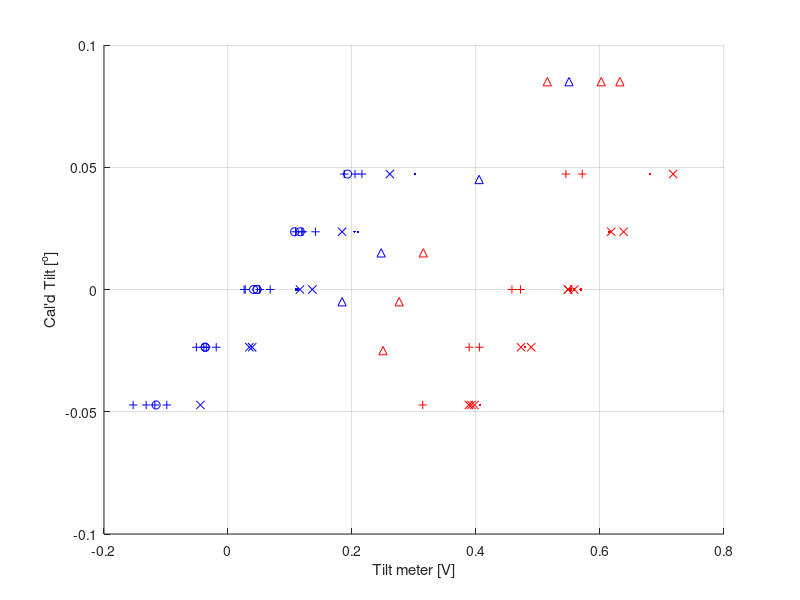

Here is the MATLAB script that generated this plot: (Note: this script raises an error after producing the figure.)
%% Tilt Cals


clc
%close all
figure(5)
clf; hold on;
level_cal = 85/3600.; % degrees per tick

rps_tilt_cals_all = {};
isaac_tilt_cals_all = {};

% First cal, indoors
rps_tilt_ticks = [0 1 2 1 0 0];
rps_tilt_meter = [0.113 0.210 0.302 0.204 0.111 0.110]; % in Volts
rps_tilt_cal = polyfit(rps_tilt_meter,level_cal*rps_tilt_ticks,1);
fprintf('RPS 03 Dec 2021: %f deg/V %+0.2fdeg\n', rps_tilt_cal(1),rps_tilt_cal(2))
plot(rps_tilt_meter,level_cal*rps_tilt_ticks,'b.')


rps_tilt_ticks = [0 2 1 0 -1 -2 -1];
rps_tilt_meter = [0.1360 0.2610 0.1840 0.1160 0.0345 -0.0445 0.0390];
rps_tilt_cal = polyfit(rps_tilt_meter,level_cal*rps_tilt_ticks,1);
fprintf('RPS 16 Dec 2021: %f deg/V %+0.2fdeg\n', rps_tilt_cal(1),rps_tilt_cal(2))
plot(rps_tilt_meter,level_cal*rps_tilt_ticks,'bx')

isaac_tilt_ticks = [0 2 0 1 -1 -2 0];
isaac_tilt_meter = [0.553 0.681 0.558 0.615 0.479 0.407 0.569]+0*(0.644-0.553); % in Volts
isaac_tilt_cal = polyfit(isaac_tilt_meter,level_cal*isaac_tilt_ticks,1);
fprintf('ISAAC 9 Dec 2021: %f deg/V %+0.2fdeg\n', isaac_tilt_cal(1),isaac_tilt_cal(2))
plot(isaac_tilt_meter,level_cal*isaac_tilt_ticks,'r.')
isaac_tilt_ticks = [0 -1 -2 -2 -2 -1 0 1 2 1 0];
isaac_tilt_meter = [0.5585 0.4890 0.3885 0.3925 0.3975 0.4725 0.5485 0.6180 0.7180 0.6380 0.5485];
isaac_tilt_cal = polyfit(isaac_tilt_meter,level_cal*isaac_tilt_ticks,1);
fprintf('ISAAC 16 Dec 2021: %f deg/V %+0.2fdeg\n', isaac_tilt_cal(1),isaac_tilt_cal(2))
plot(isaac_tilt_meter,level_cal*isaac_tilt_ticks,'rx')

rps_tilt_cals_all{end+1} = rps_tilt_cal;
isaac_tilt_cals_all{end+1} = isaac_tilt_cal;

% RPS - outdoor
inc_tilt_meter = [0.247,0.405,0.550,0.184];
inc_readout = [-0.04 -0.01 +0.03 -0.06]+0.055;
rps_tilt_cal = polyfit(inc_tilt_meter,inc_readout,1);
fprintf('RPS 24 Dec 2021: %f deg/V %+0.2fdeg\n', rps_tilt_cal(1),rps_tilt_cal(2))
plot(inc_tilt_meter,inc_readout,'b^')

% isaac
inc_tilt_meter = [0.602,0.276,0.250,0.632,0.315,0.515];
inc_readout = -1*[-0.03 +0.06 +0.08 -0.03 +0.04 -0.03]+0.055;
isaac_tilt_cal = polyfit(inc_tilt_meter,inc_readout,1);
fprintf('ISAAC 24 Dec 2021: %f deg/V %+0.2fdeg\n', isaac_tilt_cal(1),isaac_tilt_cal(2))
plot(inc_tilt_meter,inc_readout,'r^')
xlabel('Tilt meter [V]')
ylabel('Cal''d Tilt [^o]')
grid on
%legend()

rps_tilt_cals_all{end+1} = rps_tilt_cal;
isaac_tilt_cals_all{end+1} = isaac_tilt_cal;

% Jun 21 RPS Cal?
rps_tilt_ticks = [0 -1 -2 -1 0 1 2 1 0];
rps_tilt_meter = [0.0413 -0.0368 -0.1160 -0.0368 0.0467 0.1074 0.1929 0.1166 0.04684];
rps_tilt_cal = polyfit(rps_tilt_meter,level_cal*rps_tilt_ticks,1);
fprintf('RPS 21 Jun 2022: %f deg/V %+0.2fdeg\n', rps_tilt_cal(1),rps_tilt_cal(2))
plot(rps_tilt_meter,level_cal*rps_tilt_ticks,'bo')
grid on
%rps_tilt_cals_all{end+1} = rps_tilt_cal;

%clf; hold on;
% Jun 25 calibrations
isaac_tilt_ticks = [0 -1 -2 -1 0 2 2];
isaac_tilt_meter = [0.4718 0.4054 0.314 0.389 0.458 0.545 0.5714];
isaac_inc_readout = [-0.05 -0.04 -0.09 -0.06 -0.03 0.01 0.01];
isaac_tilt_cal = polyfit(isaac_tilt_meter,level_cal*isaac_tilt_ticks,1);
fprintf('ISAAC 25 Jun 2022: %f deg/V %+0.2fdeg\n', isaac_tilt_cal(1),isaac_tilt_cal(2))
plot(isaac_tilt_meter,level_cal*isaac_tilt_ticks,'r+')

rps_tilt_ticks = [0 1 2 1 0 -1 -2 -2 -1 0 0 -2 -2 -1 -1 1 1 2 2];
rps_tilt_meter = [0.0278 0.119 0.2049 0.1208 0.051 -0.039 -0.118 -0.153 -0.035 0.068 0.026 -0.0987 -0.132 -0.051 -0.019 0.109 0.141 0.1875 0.216];
rps_inc_readout = [-0.02 -0.01 +0.02 -0.02 -0.05 -0.06 -0.09 -0.09 -0.07 -0.02 -0.02 -0.1 -0.1 -0.06 -0.07];
rps_tilt_cal = polyfit(rps_tilt_meter,level_cal*rps_tilt_ticks,1);
fprintf('RPS 25 Jun 2022: %f deg/V %+0.2fdeg\n', rps_tilt_cal(1),rps_tilt_cal(2))
plot(rps_tilt_meter,level_cal*rps_tilt_ticks,'b+')
grid on
rps_tilt_cals_all{end+1} = rps_tilt_cal;
isaac_tilt_cals_all{end+1} = isaac_tilt_cal;


%
%clc
addpath('z:/pipeline/beammap/')
gitdir = fullfile('C:','Users','James','Documents','');
%figdir = fullfile(gitdir,'GitHub','postings','2021mmdd_isaac_test','figs');
figdir = fullfile(gitdir,'GitHub','postings','2023mmdd_isaac_data','figs');
direct = fullfile(gitdir,'GitHub','rps_cal','data','');
prefix = {...
    'isaac_cal_1_with_home_';... %0dB
    'isaac_cal_1_no_home_';... %0dB
    'isaac_cal_2_';... %-30dB
    'isaac_cal_3_';... %-45dB
    'isaac_cal_4_';... %-55dB
    'isaac_cal_1_new_home';... % New homing, Indoor
    'isaac_cal_5_no_home';... % No Homing, Indoor
    'isaac_cal_6_no_home';... % placed outside
    'isaac_cal_7_no_home';... % Moved to same level
    'isaac_cal_8_no_home';... % outside relevel
    'isaac_cal_9_no_home';... % Outside after grid check
    'isaac_cal_10_no_home';... % Homed the RPS. Checking again.
    'isaac_cal_2_with_home';... % Cal with constant homing
    'isaac_cal_3_with_home';... % After bringing it back down and fixing recessed pin.
    'isaac_cal_4_with_home_indoor';... % Indoor test again
    'isaac_cal_5_with_home_indoor';... % Indoor test after installing heater
    'isaac_cal_6_with_home_indoor';... % Indoor test because I'm paranoid
    'isaac_cal_7_with_home_indoor';... % Another indoor test because everything is still shitty.
    'isaac_cal_8_with_home_indoor';... % Added a 'fine' homing switch to the stepper motor. Skip this one.
    'isaac_cal_1_fine_home_check';... % Edited the homing to avoid intermittent homing position.
    'isaac_cal_2_fine_home_check';... % Checking if I'm an idiot...
    'isaac_cal_1_fine_home_check_outdoor';... % Outdoor Check!
    'isaac_cal_1_fine_home_check_outdoor_post';... % Outdoor Check, post obs
    'isaac_cal_1_fine_home_check_indoor_post';... % Indoor Check, post obs
    'isaac_cal_2_fine_home_check_indoor_post';... % Indoor Check, post obs, ISAAC refrozen
    'isaac_cal_3_fine_home_check_indoor_post';... % Indoor Check, post obs, RPS refrozen
    'isaac_cal_jig_nonhome_1';... % RPS jig check 25 Jun 2022 @ 20"
    'isaac_cal_jig_nonhome_2';... % RPS jig check 25 Jun 2022 @ 40"
    'isaac_cal_jig_nonhome_3';... % RPS jig check 28 Jun 2022 @ 40" no changes
    'isaac_cal_jig_nonhome_4';... % RPS jig check 28 Jun 2022 @ 40", changed tilt
    'isaac_cal_jig_nonhome_5';... % RPS jig check 28 Jun 2022 @ 40", back to orig. tilt
    'isaac_cal_jig_nonhome_6';... % RPS jig check 28 Jun 2022 @ 20",
    'isaac_cal_jig_nonhome_7';... % RPS jig check 28 Jun 2022 @ 20", repeat of previous
    'isaac_cal_jig_nonhome_8';... % RPS jig check 29 Jun 2022 @ 20", This was actually homed!
    'isaac_cal_jig_withhome_2';... % 30 Jun 2022 @ 20"; homed. Repeat of last
    'isaac_cal_jig_withhome_3';... % 30 Jun 2022 @ 20"; homed. Repeat of last
    'isaac_cal_jig_latmove_1in_1';... %30 Jun 2022 @ 20"; homed. Offset 1in.
    'isaac_cal_jig_withhome_4';... % 29 Jul 2022 @ 37"; homed.
    'isaac_cal_jig_withhome_5';... % 31 Jul 2022 @ 37"; homed. Repeat of last
    'isaac_cal_jig_withhome_6';... % 31 Jul 2022 @ 37"; homed. Zeroed RPS to -0.03
    'isaac_cal_jig_withhome_7';... % 31 Jul 2022 @ 37"; homed. Zeroed ISAAC
    'isaac_cal_jig_withhome_8';... % 31 Jul 2022 @ 37"; homed. Added baffling.
    'isaac_cal_jig_offsets_1';... 28 Jul 2022 @ 40; homed. Ella moving around at 40"
    };

labs = {...;
    '0dB Attenuation, With Homing';...
    '0dB Attenuation, No Homing';...
    '30dB Attenuation, No Homing';...
    '45dB Attenuation, No Homing';...
    '55dB Attenuation, No Homing';...
    'Indoor test with grids, with homing';...
    'Indoor test with grids, No homing';...
    'Outdoor test, No homing';... 8
    'Outdoor test, Same platform, No Homing';...
    'Outdoor test, Same platform, Releveled';... 10
    'Outdoor test, After ISAAC grid check';...
    'Outdoor test, Homed RPS once';... 12
    'Outdoor test, Homed RPS every scan';...
    'Outdoor test, Homed RPS every scan';... 14
    'Indoor Test, Homed RPS every scan';...
    'Indoor Test, Homed RPS every scan, with stage heater';...16
    'Indoor Test, Homed RPS every scan, with stage heater';...
    'Indoor Test, Homed RPS every scan, with stage heater';...%18
    'Indoor Test, Added Fine Homing Switch';...
    'Indoor Test, Added Fine Homing Switch, Wrong Homing Position';...
    'Indoor Test, Added Fine Homing Switch';...%21
    'Outdoor Test, Pre RPS Observation, Homed Every Scan';...
    'Outdoor Test, Post RPS Observation, Homed Every Scan';...
    'Indoor Test, Post RPS Observation';... % 24
    'Indoor Test, Post RPS Observation, ISAAC Refrozen';...
    'Indoor Test, Post RPS Observation, RPS Refrozen';...
    'On Alignment Jig, No Homing, Dist = 20"';... % 27
    'On Alignment Jig, No Homing, Dist = 40"';...
    'On Alignment Jig, No Homing, Dist = 40"';...
    'On Alignment Jig, No Homing, Dist = 40", Tilt -0.2';... %30
    'On Alignment Jig, No Homing, Dist = 40", Tilt -0.4';... %31
    'On Alignment Jig, No Homing, Dist = 20"';... % 32
    'On Alignment Jig, No Homing, Dist = 20", repeat';...
    'On Alignment Jig, Homing, Dist = 20"';...
    'On Alignment Jig, Homing, Dist = 20"';... % 35
    'On Alignment Jig, Homing, Dist = 20"';... % 36
    'On Alignment Jig, Homing, Dist = 20", offset 1"';... % 37
    'On Alignment Jig, Homing, Dist = 37"';... % 38
    'On Alignment Jig, Homing, Dist = 37", repeat';... % 39
    'On Alignment Jig, Homing, Dist = 37", zeroed RPS';... % 40
    'On Alignment Jig, Homing, Dist = 37", zeroed isaac';... % 41
    'On Alignment Jig, Homing, Dist = 37", added baffling';... % 42
    'On Alignment Jig, Homing, Dist = 40", offsets';... % 43
    };
if ~exist('meanguess','var')
    meanguess = 0;
end

fd = struct();
flds = {'schnum','rownum','phi','eps','N1','N2','A','time','tilt','istilt','temp','istemp','istilttemp','wgt','fitind','phi_isaac','obsnum'};
vals = {'prefind','di','parm(1)','parm(2)','parm(3)','parm(4)','parm(5)','nanmean(TIME)',...
    'nanmean(T)','nanmean(T2)','nanmean(TEMP)','nanmean(ISTEMP)','nanmean(ISTILTTEMP)','wgtind','fitind','nanmean(a_isaac)','obsnum'};
for fldind = 1:length(flds)
    fd.(flds{fldind}) = [];
end

reses = {};
angs = {};

thresh = 0.7;
weighttitles = {'Uniform',sprintf('Amp<%0.1f',thresh),'1/Amp'};
weightnames = {'uniform','threshold','one_on_r'};

fitnames = {'fmin','lsq','complex'};
plotmodcurve = 0;
obsnum = 1;
dists = [ones(1,27), 20*0.0254, ones(1,3)*40*0.0254,ones(1,5)*20*0.0254,ones(1,5)*37*0.0254];
for prefind = [12:15, 20:42]%20:42

    if ismember(prefind,[1:18])
        rpscal = rps_tilt_cals_all{end-2};
        isaaccal = isaac_tilt_cals_all{end-2};
    elseif ismember(prefind,[19:21 24:26])
        rpscal = rps_tilt_cals_all{end-2};
        isaaccal = isaac_tilt_cals_all{end-2};
    elseif ismember(prefind,[22:23])
        rpscal = rps_tilt_cals_all{end-2};
        isaaccal = isaac_tilt_cals_all{end-2};
    elseif ismember(prefind,[27:length(prefix)])
        rpscal = rps_tilt_cals_all{end};
        isaaccal = isaac_tilt_cals_all{end};

    end
    isaaccal(1) = 0.3;
    %rpscal(1) = 0.28;
    d = dir(fullfile(direct,[prefix{prefind} '_scan*']));
    data = {};
    for di = 1:length(d)
        if ~ismember(prefind, [8:21 22:26])
            %disp(d(di).name)
            data{di} = load_lj_data(fullfile(direct,d(di).name));
        else
            %disp([prefix{prefind} sprintf('_scan_%i_loop_1.csv',di-1)])
            data{di} = load_lj_data(fullfile(direct,[prefix{prefind} ...
                sprintf('_scan_%i_loop_1.csv',di-1)]));
        end
    end
    for fitind = 2%1:length(fitnames)
        %fittype=fitnames{fitind};
        fittype = 'lsq';
        %fittype = 'complex';
        for wgtind = 1%1:3

            lock_cal = 50/10; %mV per V
            if strcmp(fittype,'complex')
                parms = NaN(length(data),7);
            else
            parms = NaN(length(data),5);
            end
            [times, chis, itempstd, itempmn] = deal(NaN(length(data)));
            [mod_curve, res] = deal(NaN(length(unique(data{1}.Angle)),length(data)));


            if plotmodcurve
                fig = figure(prefind);
                fig.Position(3:4) = [1000,300];
                clf; hold on;
            end
            for di = 1:length(data)
                a = unique(data{di}.Angle);
                [R, Rs, T, T2, TIME, TEMP, ISTILTTEMP, ISTEMP] = deal([]);
                for ai = 1:length(a)
                    aind = data{di}.Angle == a(ai);
                    R = [R; mean(sqrt(data{di}.X(aind).^2+data{di}.Y(aind).^2))];
                    Rs = [Rs; std(sqrt(data{di}.X(aind).^2+data{di}.Y(aind).^2))];
                    T = [T; median(polyval(rpscal,data{di}.Tilt(aind)))];
                    TIME = [TIME; mean(data{di}.Time(aind))];
                    TEMP = [TEMP; mean(data{di}.Temp(aind))];
                    if prefind>7
                        ISTEMP = [ISTEMP; data{di}.ISTemp(aind)];
                        ISTILTTEMP = [ISTILTTEMP; data{di}.ISTiltTemp(aind)];
                    end

                    try
                        T2 = [T2; median(polyval(isaaccal,data{di}.ISTilt(aind)))];
                    catch
                        T2 = 0;
                    end

                end
                %R = R./nanmax(R);
                
                switch wgtind
                    case 1
                        w = 1;
                        %w = 1./Rs.^2;
                    case 2
                        w = R<0.7*max(R);
                    case 3
                        w = 1./(R+1)-min(1./(R+1));
                end

                itempstd(di) = nanstd(ISTILTTEMP);
                itempmn(di) = nanmean(ISTILTTEMP);
                if ismember(prefind, [6:18])
                    homeangle = 0.77;
                elseif ismember(prefind,[20,22:length(prefix)])
                    homeangle = 5.454545;
                else
                    homeangle = 0;
                end


                % We're measuring the angle of the ISAAC WRT gravity:
                % Clockwise looking at ISAAC is positive
                % RPS has opposite parity
                % Angle_out = RPS_angle - RPS tilt - RPS grid horz. + ISAAC Tilt + ISAAC grid horz.
                rps_tilt = T;
                rps_grid = homeangle;
                isaac_tilt = T2;
                isaac_grid = 0.19;%0.17;
                a = a + rps_tilt - rps_grid;% + isaac_tilt + isaac_grid;
                % ISAAC grid and tiltmeter are set up the same as the RPS
                % So the ISAAC angle in the RPS coordinate system is
                % flipped sign.
                a_isaac = -1*mean(isaac_tilt - isaac_grid);
                               
                
                mod_curve(:,di) = R;

                mxfev = 100000;
                mxiter = 100000;
                options = optimset('TolFun',1e-10,'MaxIter',mxiter,'MaxFunEvals',mxfev,'Display','off');
                lb = [-20 -0.5 -10 -10 0];
                ub = [20 0.5 10 10 1e6];
                meanguess = 0;%0;
                for nind = 1%1:3

                    guess = [meanguess,0.002*0,0,0,nanmax(R)/2];
                    %fittype = 'lsq';
                    switch fittype
                        case 'basic'
                            modfunc = @(ang,e,A) A/2*(cosd(2*(a-ang))-(e+1)/(e-1))+(0*cosd(a-T)+0*sind(a-T));
                            chifun = @(x) sum((R-modfunc(x(1),x(2),x(3))).^2);
                            parm = fminsearch(chifun,[0.75,0,max(R)]);
                            %plot(a,R-modfunc(parm(1),parm(2),parm(3)))
                            res(:,di) = R-modfunc(parm(1),parm(2),parm(3));
                        case 'fmin'
                            fittype
                            modfunc = @(ang,e,A,N1,N2) A/2*(cosd(2*(a-ang))-(e+1)/(e-1)).*(N1*cosd(a)+N2*sind(a)+1);
                            chifun = @(x) sum((R-modfunc(x(1),x(2),x(3),x(4),x(5))).^2);

                            chifun = @(x) sum(w.*(R-rps_get_mod_model(x,a)).^2);

                            parm = fminsearch(chifun,guess,options);
                            res(:,di) = R-modfunc(parm(1),parm(2),parm(3),parm(4),parm(5));

                        case 'lsq0'
                            parm = lsqcurvefit(@rps_get_mod_model,guess,a,R,lb,ub,options);
                            res(:,di) = R-rps_get_mod_model(parm,a);
                        case 'lsq'

                            chifunc = @(p) w.*(R-rps_get_mod_model(p,a));
                            parm = lsqnonlin(chifunc,guess,lb,ub,options);
                            res(:,di) = R-rps_get_mod_model(parm,a);
                        case 'complex'
                            
                            
                            
                            MIRROR = false;
                            PLOT = false;
                            source = struct();
                            source.azimuth = 0;
                            source.elevation = 0;
                            source.distance = dists(prefind); % meters
                            source.height = source.distance*tand(source.elevation); % meters;
                            source.type = 'other';
                            B3 = [1,0,0];
                            B1 = [0,0,1];
                            A = [0,0,0];
                            
                            if 0
                                lb = [-10 -0.5 -10 -10 -10 -10 0 -0.5 -0.5];
                                ub = [10 0.5 10 10 10 10 10 0.5 0.5];
                                guess = [0,0,0,0,0,0,1,0,0];

                                modfunc = @(p) rps_get_mod_model_vectors(p(1:7),a,[0,p(8),p(9)],B3,B1,source,false,false);
                                chifunc = @(p) w.*(R-modfunc(p)');
                            else
                                lb = [-10 -0.5 -10 -10 -10 -10 0];
                                ub = [10 0.5 10 10 10 10 10];
                                guess = [0,0,0,0,0,0,1];
                                chifunc = @(p) ( 1.*(R-rps_get_mod_model_vectors(p,a',A,B3,B1,source,MIRROR,PLOT)') );
                            end
                            try

                                parm = lsqnonlin(chifunc,guess+1E-6,lb,ub,options);
                            catch
                                parm = NaN(1,7);
                            end
                            res(:,di) = chifunc(parm);
                            parm(1) = -parm(1);
                    end
                    
                    parms(di,1:length(parm)) = parm;
                    
                    times(di) = mean(TIME);
                    meanguess = nanmean(parms(:,1));
                    if plotmodcurve
                        
                        fig = figure(prefind);
                        %plot(a,R)
                        ind1 = 1:7;
                        ind2 = 7:13;
                        plot(res(:,di))
                        %plot(R)
                        %ylim([-1 1]*0.01)
                        %plot(R(ind1)-R(ind2));
                        %ylim([-1 1]*0.04)
                        %xlim([-1 1]*190)
                        %ylim([-0.1,6])
                        xlabel('Angle (^o)')
                        ylabel('Lock-In X (Volts)')
                        grid on
                        title(labs{prefind})

                    end
                    %plot(a,res(:,di))

                end

                if abs(R(1)-R((length(R)+1)/2))<0.2
                    for fldind = 1:length(flds)
                        eval(sprintf('fd.%s(end+1) = %s;',flds{fldind},vals{fldind}))
                    end
                    angs{end+1} = a;
                    reses{end+1} = R-rps_get_mod_model(parm,a);
                else
                    parms(di,1:length(parm)) = NaN(1,length(parm));
                end

            end

%             % cuts
%             switch prefind
%                 case 19
%                     ind = [4:6 8:size(parms,1)];
%                 case 23
%                     ind = 2:size(parms,1);
%                 case 26
%                     ind = [1, 3:size(parms,1)];
%                 otherwise
%                     ind = 1:size(parms,1);
%             end
%             parms = parms(ind,:);

            if 0
                lims = {[-0.5 1.5] [0 1]*0.06};
                offs = {0 0};
                titles = {'\phi [Degrees]','\epsilon'};
                fig = figure(2);
                fig.Position(3:4) = [560*2 420];
                clf; hold on;

                for parmind = 1:2
                    subplot(1,2,parmind)
                    resolution = 20;
                    edges = lims{parmind}(1):diff(lims{parmind})/resolution:lims{parmind}(2)+offs{parmind};
                    N = histc(parms(:,parmind),edges);
                    bar(edges,N,'histc')
                    xlim(lims{parmind}+offs{parmind})
                    xlabel(titles{parmind});
                    ylabel('N')
                    title({labs{prefind},...
                        sprintf('Mean=%0.3f STD=%0.3f N=%02d, %s',nanmean(parms(:,parmind)),nanstd(parms(:,parmind)),length(data),weighttitles{wgtind})})
                    grid on
                end

                saveas(fig,fullfile(figdir,sprintf('isaac_cal_%03d_%s_%s.png',prefind,weightnames{wgtind},fittype)))
            end
        end
    end
    fprintf('%i: %s\nAngle: %0.3f +/- %0.3f\n',prefind,labs{prefind},nanmean(parms(:,1))-a_isaac,nanstd(parms(:,1)))
    fprintf('Eff: %0.4f +/- %0.4f\n',nanmean(parms(:,2)),nanstd(parms(:,2)))
    obsnum = obsnum+1;
end


%% Look the jig data

cmlines = colormap('lines');

fig = figure(2+wgtind);
fig.Position(3:4) = [1900 900]*1;
clf; hold on;
ind = true(size(fd.schnum));

t = tiledlayout(1,1);
t.Padding = 'none';
t.TileSpacing = 'compact';
nexttile
hold on
clear s;
scheds = unique(fd.obsnum);%[12:15, 20:42]; 
[phi, pstd] = deal(NaN(1,length(scheds))); 
for schind = 1:length(scheds)
    idx = fd.obsnum==scheds(schind);
    phi(schind) = mean(fd.phi(idx)-fd.phi_isaac(idx));
    pstd(schind) = std(fd.phi(idx)-fd.phi_isaac(idx));
end
s(2) = plot(fd.obsnum(ind),-1*fd.istilt(ind),'x','Color',cmlines(3,:),'MarkerSize',16,'LineWidth',1.5);
s(3) = plot(fd.obsnum(ind),fd.tilt(ind),'.','MarkerSize',16,'Color',cmlines(2,:));
%s(1) = scatter(fd.schnum(ind),fd.phi(ind)-fd.phi_isaac(ind),14,cmlines(1,:));%,'filled');
s(1) = errorbar(scheds,phi,pstd,'.','Color',cmlines(1,:),'LineWidth',1,'MarkerSize',16);
%s.MarkerFaceAlpha = 0.7;
%s.MarkerEdgeAlpha = 1;


%plot(fd.schnum(ind),fd.phi_isaac(ind),'^','MarkerSize',10)
plot([1 1]*4.5,[-1 0.5],'k--','LineWidth',2)
plot([1 1]*11.5,[-1 1],'k--','LineWidth',2)
ylim([-0.6 1])
grid on
xlim([min(scheds)-1,max(scheds)+1])

% Show where we homed during the harvard measurements
plot([11.8 18.2], [1 1]*-0.5,':','LineWidth',2,'Color',[1 1 1]*0.5)
text(14.25,-0.45,'No Homing','FontSize',13)
plot([18.8 27.2], [1 1]*-0.5,':','LineWidth',2,'Color',[1 1 1]*0.5)
text(21.35,-0.45,'Homed Each Measurement','FontSize',13)


ax = gca();
legend(s,{'\phi_{fit} minus \phi_{actual}','ISAAC Tilt Angle','RPS Tilt Angle'},...
    'location','northwest','FontSize',13)
text(4.5,0.65,'Pole Measurements','FontSize',16)
text(1.45,0.45,'No Fine Homing','FontSize',13)
text(7.25,0.45,'Fine Homing','FontSize',13)
text(16.5,0.85,'2022 Measurements at Harvard','FontSize',16)
ylabel('Angle [Degrees]')
xlabs = {...
    'Outdoor,Homed Once',...
    'Outdoor,Homed Each',...
    'Outdoor,Homed Each',...
    'Indoor, Homed Each',...
    'Indoor, Pre-Obs1',...
    'Indoor, Pre-Obs2',...
    'Outdoor, Pre-Obs',...
    'Outdoor, Post-Obs',...
    'Indoor, Post-Obs1',...
    'Indoor, Post-Obs2',...
    'Indoor, Post-Obs3',...
    'Dist 0.5m' ...
    'Dist 1m',...
    'Dist 1m',...
    'Dist 1m, new tilt',...
    'Dist 1m, old tilt',...
    'Dist 0.5m',...
    'Dist 0.5m',...
    'Dist 0.5m',...
    'Dist 0.5m',...
    'Dist 0.5m',...
    'D 0.5m, Y-off 2cm',...
    'D 1m, Y-off 2cm',...
    'D 1m, Y-off 2cm',...
    'D 1m, Y-off 2cm',...
    'D 1m, Y-off 2cm',...
    'D 1m, Y-off 2cm, Baffled',...
    };
ax.XTickLabelRotation = -60;
ax.XTick = linspace(min(scheds)-1,max(scheds)+1,length(scheds)+2);
ax.XTickLabel(2:end-1) = xlabs;
ax.XTickLabel([1, end]) = {'',''};



saveas(fig,'C:\Users\James\Documents\GitHub\postings\2023mmdd_isaac_data\figs\angle_fit_vs_actual_plot','png')

%% Look the jig data

vals = {fd.temp*1000, fd.istemp*1000, fd.istilttemp*100+273.15};
vals = {fd.N1,fd.N2}
%vals = {fd.A};
fig = figure(10);
clf; hold on;
for valind = 1:length(vals)
    ind = true(size(fd.schnum)) & fd.wgt == wgtind;
    scatter(fd.schnum(ind),vals{valind}(ind),'.');
    %plot(fd.phi(ind),vals{valind}(ind),'.');
    % ind = ismember(fd.schnum,[28:31 37:39]) & fd.wgt == wgtind;
    % plot(fd.schnum(ind),vals{valind}(ind),'.');
    % ind = ~ismember(fd.schnum,[28:31 37:39]) & fd.wgt == wgtind;
    % plot(fd.schnum(ind),vals{valind}(ind),'.');
end
%ylim([-1 7])
grid on

%% Look at time between measurements

dt = NaN(1,max(fd.obsnum));
for obsind = 5:max(fd.obsnum)
    idx = find(fd.obsnum==obsind);
    [s si] = sort(fd.time(idx));
    dt(obsind) = median(diff(fd.time(idx(si))));
end

fig = figure(91824);
plot(dt)

%% Calc angle from uneven stage heating.

cme = 2.34e-5;
dA = 0.1;
dT = tand(dA)./cme;
fprintf('dT: %2.1f\n',dT)


%% Find unique files in rps_cal/data

d = dir(fullfile(direct, 'isaac_cal*'));

fnames = {};
for dirind = 1:length(d)
    str = d(dirind).name;
    str = strsplit(str,'_scan');
    fnames{dirind} = str{1};
end




%% Sigma angle vs Attenuation

att = [0,30,40,55];
fit_a = [-2.245, -2.238,-2.170,-1.595]+2.245;
sa = [0.0214,0.024,0.242,47.75];
d0 = 1;
d = sqrt(d0^2./10.^(-att/10));
fig = figure(5);
fig.Position = [2500 100 430 300];
clf; hold on;
ax1 = gca;
%hold on;
errorbar(ax1,att,fit_a,sa,'Color','k')
plot(ax1,att,fit_a,'k.')
xlabel('Attenuation [dB]')
ylabel('Angle Estimation [Degrees]')
grid on
ylim(ax1,[-1 1]*0.8)
xlim(ax1,[-5 60])
ax2 = axes('Position', ax1.Position, 'XAxisLocation', 'top', 'YColor', 'none','Color','none');
hold on;
errorbar(ax2,d,fit_a,sa,'Color','k')
plot(ax2,d,fit_a,'k.')
ylim(ax2,[-1 1]*0.8)
ax2.XScale = 'log';
xlim(ax2,sqrt(d0^2./10.^(-[-5 60]/10)))
xlabel(ax2,'Effective Distance [meters]','Position',[23.7138 0.65 -1]);
ax2.XColor = 'b';
%% B3 Obs
labs = {'B3 Obs, with homing',...
    'B3 Obs, with homing, reseat connector',...
    'B3 Obs, no homing',...
    'B3 Obs, no homing'};

ch = {'696 (Pol A)', '697 (Pol B)'};

resolution = 15;
lims = {[87 90.5], [-4, -1.5]};
for fileind = 1:4
    load(fullfile('dev',['rps_motor_check_', sprintf('%1d.mat',fileind)]))

    fig = figure(9+fileind);
    set(fig,'Position',[200 300 800 400])
    clf; hold on;
    for chind = 1:2
        ang = atand(tand(parms(:,1,chind)));
        subplot(1,2,chind)
        edges = lims{chind}(1):diff(lims{chind})/resolution:lims{chind}(2);
        N = histc(ang,edges);
        bar(edges,N,'histc')
        xlim(lims{chind})
        ylim([0,14])
        xlabel('Estimated Angle (^o)')
        ylabel('N')
        title({['Ch: ',ch{chind}];sprintf('Mean: %0.2f STD: %03f',nanmean(ang),nanstd(ang))})
        grid on
    end
    sgtitle(labs{fileind})
    saveas(fig,fullfile(figdir,sprintf('b3_obs_%01d.png',fileind)))
end

%% Grid angles from mill

load('z:/dev/grid_angles_from_mill.mat')
fig = figure(14);
fig.Position = [400 100 560 420];
resolution = 25;
lims = [0 1.1];
edges = lims(1):diff(lims)/resolution:lims(2);
N = histc(grid_angle,edges);
bar(edges,N,'histc')
xlim(lims)
ylim([0,20])
grid on
xlabel('Grid Horizontal')
ylabel('N')
title('Grid Calibration on knee mill')
text(0.05,33/2,sprintf('angle= %0.2f +/- %0.3f',nanmean(grid_angle),nanstd(grid_angle)))
text(0.05,30/2,sprintf('N Samples= %02d',length(grid_angle)))
%saveas(fig,fullfile(figdir,'isaac_cal_mill.png'))


%% B3 Obs
labs = {'B3 Obs, with homing',...
    'B3 Obs, with homing, reseat connector',...
    'B3 Obs, no homing',...
    'B3 Obs, no homing'};

ch = {'696 (Pol A)', '697 (Pol B)'};

resolution = 15;
lims = {[87 90.5], [-4, -1.5]};
for fileind = 1:4
    load(fullfile('dev',['rps_motor_check_', sprintf('%1d.mat',fileind)]))

    fig = figure(9+fileind);
    set(fig,'Position',[200 300 800 400])
    clf; hold on;
    for chind = 1:2
        ang = atand(tand(parms(:,1,chind)));
        subplot(1,2,chind)
        edges = lims{chind}(1):diff(lims{chind})/resolution:lims{chind}(2);
        N = histc(ang,edges);
        plot(atand(tand(parms(:,1,chind))))
        %bar(edges,N,'histc')
        %xlim(lims{chind})
        %ylim([0,14])
        xlabel('Estimated Angle (^o)')
        ylabel('N')
        title({['Ch: ',ch{chind}];sprintf('Mean: %0.2f STD: %03f',nanmean(ang),nanstd(ang))})
        grid on
    end
    sgtitle(labs{fileind})
    %    saveas(fig,fullfile(figdir,sprintf('b3_obs_%01d.png',fileind)))
end

%% Just look at timestreams

for prefind = 8%26%6:length(prefix)
    fig = figure(6);
    clf; hold on;
    d = dir(fullfile(direct,[prefix{prefind} '*']));

    data = {};
    for di = 1:length(d)
        if 0%prefind <= 22
            %disp(d(di).name)
            data{di} = load_lj_data(fullfile(direct,d(di).name));
        else
            %disp([prefix{prefind} sprintf('_scan_%i_loop_1.csv',di-1)])
            data{di} = load_lj_data(fullfile(direct,[prefix{prefind} ...
                sprintf('_scan_%i_loop_1.csv',di-1)]));
        end
    end

    for di = 1:length(data)
        val = 'Tilt';
        plot(data{di}.Time,data{di}.(val))


    end
    grid on


end
